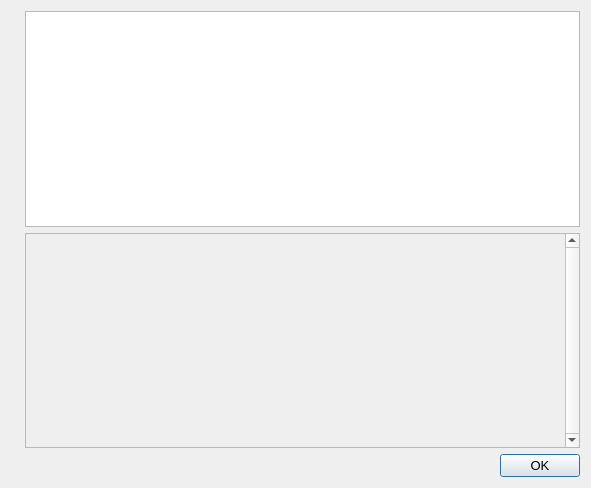
<?xml version="1.0" encoding="UTF-8"?>
<ui version="4.0">
 <class>HelpMessageDialog</class>
 <widget class="QDialog" name="HelpMessageDialog">
  <property name="geometry">
   <rect>
    <x>0</x>
    <y>0</y>
    <width>591</width>
    <height>488</height>
   </rect>
  </property>
  <property name="font">
   <font>
    <pointsize>10</pointsize>
   </font>
  </property>
  <property name="windowTitle">
   <string notr="true">VALIDEUM Core - Command-line options</string>
  </property>
  <layout class="QHBoxLayout" name="horizontalLayout_2">
   <item>
    <widget class="QLabel" name="graphic">
     <property name="sizePolicy">
      <sizepolicy hsizetype="Preferred" vsizetype="Ignored">
       <horstretch>0</horstretch>
       <verstretch>0</verstretch>
      </sizepolicy>
     </property>
     <property name="pixmap">
      <pixmap>:/images/about</pixmap>
     </property>
    </widget>
   </item>
   <item>
    <layout class="QVBoxLayout" name="verticalLayout">
     <item>
      <widget class="QTextEdit" name="helpMessage">
       <property name="readOnly">
        <bool>true</bool>
       </property>
      </widget>
     </item>
     <item>
      <widget class="QScrollArea" name="scrollArea">
       <property name="verticalScrollBarPolicy">
        <enum>Qt::ScrollBarAlwaysOn</enum>
       </property>
       <property name="widgetResizable">
        <bool>true</bool>
       </property>
       <widget class="QWidget" name="scrollAreaWidgetContents">
        <property name="geometry">
         <rect>
          <x>0</x>
          <y>0</y>
          <width>464</width>
          <height>200</height>
         </rect>
        </property>
        <layout class="QVBoxLayout" name="verticalLayout_2">
         <item>
          <widget class="QLabel" name="aboutMessage">
           <property name="cursor">
            <cursorShape>IBeamCursor</cursorShape>
           </property>
           <property name="textFormat">
            <enum>Qt::PlainText</enum>
           </property>
           <property name="alignment">
            <set>Qt::AlignLeading|Qt::AlignLeft|Qt::AlignTop</set>
           </property>
           <property name="openExternalLinks">
            <bool>true</bool>
           </property>
           <property name="textInteractionFlags">
            <set>Qt::LinksAccessibleByMouse|Qt::TextSelectableByKeyboard|Qt::TextSelectableByMouse</set>
           </property>
          </widget>
         </item>
        </layout>
       </widget>
      </widget>
     </item>
     <item>
      <widget class="QDialogButtonBox" name="okButton">
       <property name="orientation">
        <enum>Qt::Horizontal</enum>
       </property>
       <property name="standardButtons">
        <set>QDialogButtonBox::Ok</set>
       </property>
      </widget>
     </item>
    </layout>
   </item>
  </layout>
 </widget>
 <resources>
  <include location="../valideum.qrc"/>
 </resources>
 <connections>
  <connection>
   <sender>okButton</sender>
   <signal>accepted()</signal>
   <receiver>HelpMessageDialog</receiver>
   <slot>accept()</slot>
   <hints>
    <hint type="sourcelabel">
     <x>20</x>
     <y>20</y>
    </hint>
    <hint type="destinationlabel">
     <x>20</x>
     <y>20</y>
    </hint>
   </hints>
  </connection>
  <connection>
   <sender>okButton</sender>
   <signal>rejected()</signal>
   <receiver>HelpMessageDialog</receiver>
   <slot>reject()</slot>
   <hints>
    <hint type="sourcelabel">
     <x>20</x>
     <y>20</y>
    </hint>
    <hint type="destinationlabel">
     <x>20</x>
     <y>20</y>
    </hint>
   </hints>
  </connection>
 </connections>
</ui>
